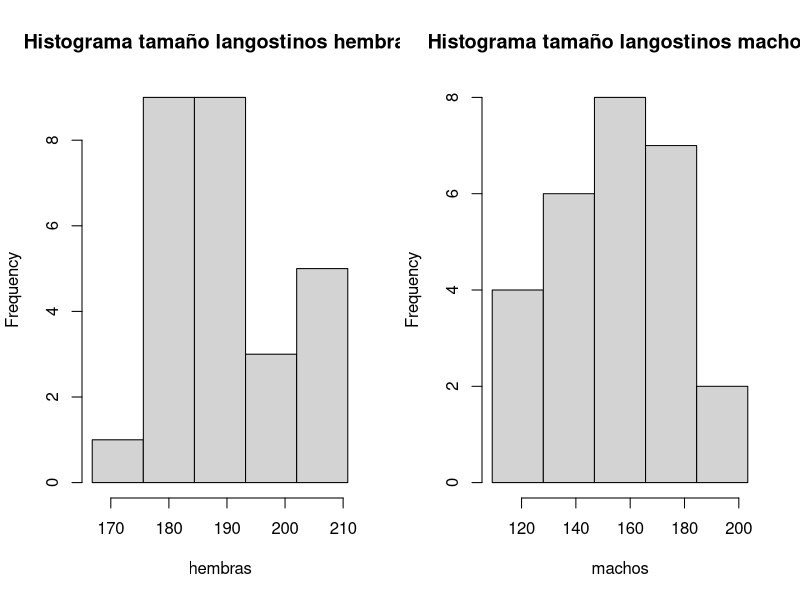
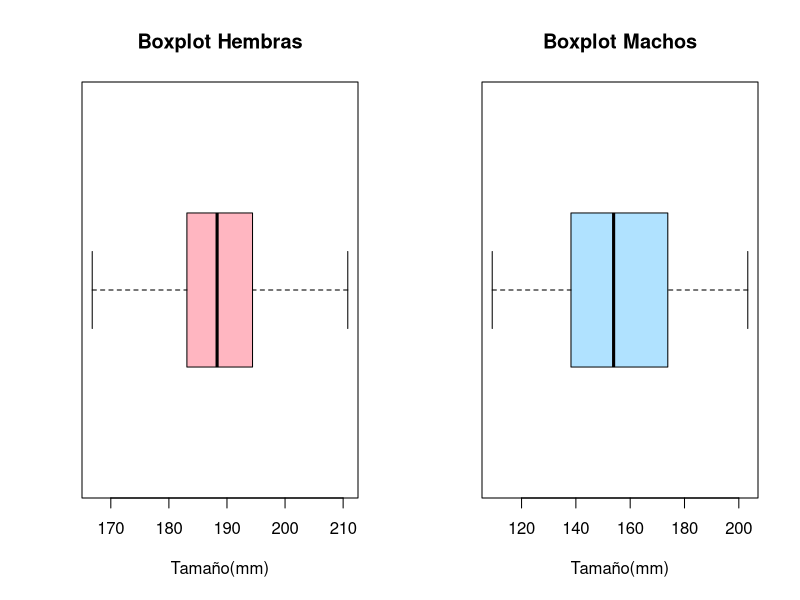
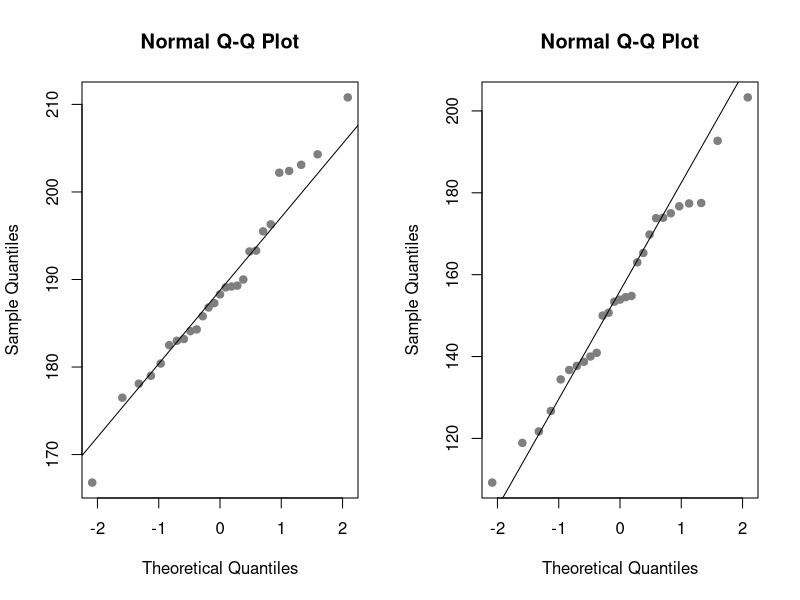
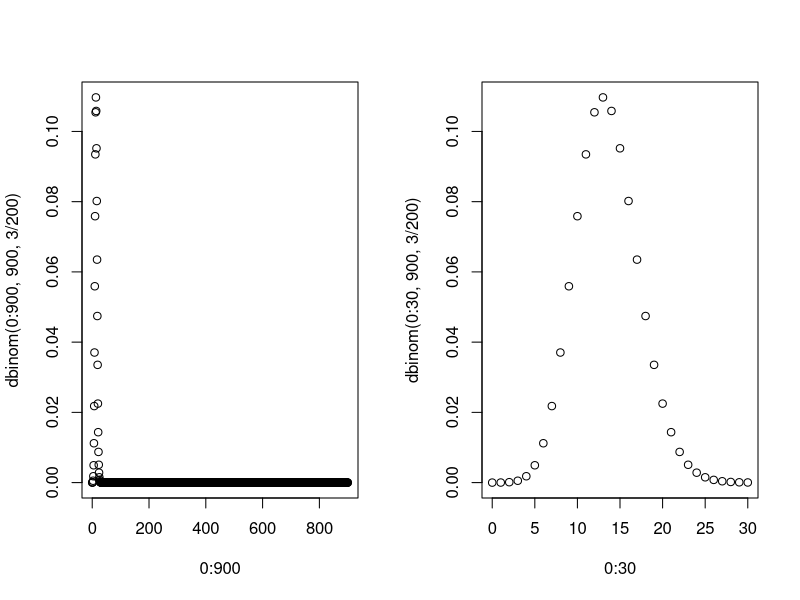
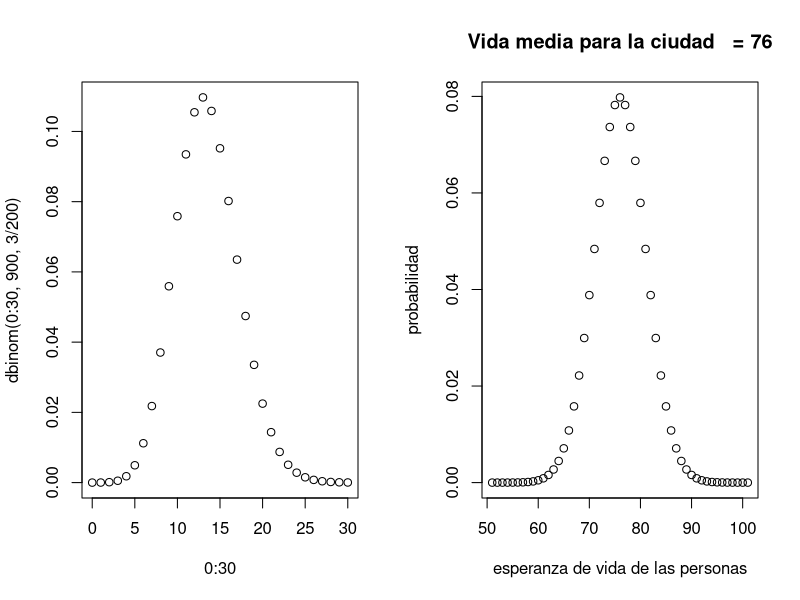
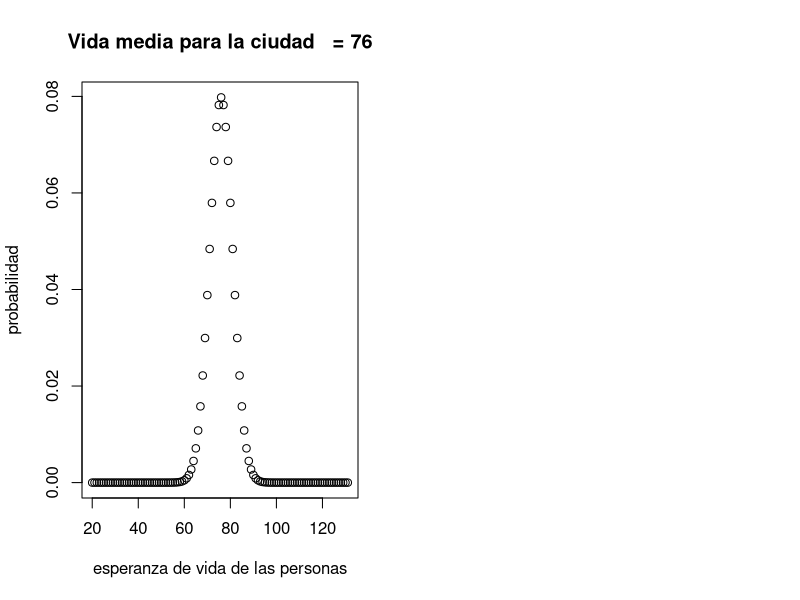

Write R code to recreate these figures, in order.
## ---- chunk 1
knitr::opts_chunk$set(echo = TRUE)
## ---- chunk 2
hembras<- c(183.2, 182.5, 166.8, 184.1, 190.0, 196.3, 183.0,	178.1, 193.3, 204.3, 193.2, 187.3,176.5, 180.4, 185.8, 179.0, 184.3, 189.3, 188.3, 189.2, 195.5, 186.8, 189.1, 202.4, 202.2,203.1,210.8)
machos<- c(140.9, 173.9, 118.9, 121.7, 177.4, 140.0, 173.8, 154.8, 192.7, 154.5, 177.5, 134.4, 109.2, 153.4, 175.0, 150.7, 138.7, 169.8, 203.3,	136.7, 153.9, 163.0, 165.3, 176.7, 137.7, 126.7,	150.0) 

par(mfrow=c(1,2))



hist(hembras, breaks=seq(166.8,210.8,by=8.8), main="Histograma tamaño langostinos hembras")
hist(machos, breaks=seq(109.2,203.3,by=18.82), main="Histograma tamaño langostinos machos")

cat("Analisis: \n Machos: Presenta coeficiente de asimetria positiva lo que nos indica que la mayor concentración de datos está en los primeros intervalos, donde el que mayor concentracion tiene es el que comprende 146.84 - 165.66 ")


## ---- chunk 3

cat("La media de los machos es: ", mean(machos),", y su desviación estandar es: ", sd(machos))
cat("La media de las hembras es: ", mean(hembras),", y su desviación estandar es: ", sd(hembras))
cat("De esto podemos concluir que en promedio los langostinos hembra son mas grandes que los machos, además de que la desviación estandar de las hembras es menor lo que nos indica que varia menos el tamaño en hembras que en machos.")
## ---- chunk 4
z<- 1.98

mediaH<-mean(hembras)
nH<- length(hembras)
desviacionH<- sd(hembras)
errorstH<-desviacionH/sqrt(nH)

lim_infH<- mediaH-(z*errorstH)
lim_supH<- mediaH+(z*errorstH)


mediaM<-mean(machos)
nM<- length(machos)
desviacionM<- sd(machos)
errorstM<-desviacionM/sqrt(nM)

lim_infM<- mediaM-(z*errorstM)
lim_supM<- mediaM+(z*errorstM)

##interval_mM<- data.frame(nM,mediaM,desviacionM,errorstM,lim_infM,lim_supM)
##interval_mM
cat("El valor inferior del intervalo de confianza de la media de las hembras es:",lim_infH,".\nEl valor superior del intervalo de confianza de la media de las hembras es:",lim_supH)

cat("El valor inferior del intervalo de confianza de la media de los machos es:",lim_infM,".\nEl valor superior del intervalo de confianza de la media de los machos es:",lim_supM)

cat("Con base en el intervalo para la media que se calcularon podemos inferir que con un 97% de confianza la media real de la poblacion es para machos entre [145.677 - 163.255] y para hembras [185.32 - 192.812]")
## ---- chunk 5
boxplot(hembras, horizontal = TRUE, main = "Boxplot Hembras", xlab = "Tamaño(mm)", col = "#FFB6C1")
cat("INTERPRETACION: ")
boxplot(machos, horizontal = TRUE, main = "Boxplot Machos",  xlab = "Tamaño(mm)", col = "#B0E2FF")
cat("INTERPRETACION: ")
## ---- chunk 6
qqnorm(hembras, pch = 19, col = "gray50")
qqline(hembras)

qqnorm(machos, pch = 19, col = "gray50")
qqline(machos)
## ---- chunk 7

# Binomial 
# x# de billetes falsos
# p: 3/200 q: 197/200 n:900
# p(x<=25)
sum( dbinom(0:25,900,3/200))
plot(0:900, dbinom(0:900,900,3/200))
## ---- chunk 8

# Binomial 
# x# de billetes falsos
# p: 3/200 q: 197/200 n:900
# p(<=20x<=30)
sum( dbinom(0:30,900,3/200))-sum(dbinom(0:20,900,3/200))
plot(0:30, dbinom(0:30,900,3/200))
## ---- chunk 9
# Binomial 
# x# de billetes falsos
# p: 3/200 q: 197/200 n:900
# p(x>=10)
sum( dbinom(0:900,900,3/200))-sum(dbinom(0:10,900,3/200))
plot(0:30, dbinom(0:30,900,3/200))
## ---- chunk 10
# Normal 
# x= # de personas que superaran los 92 años
# media = 76 Varianza = 25
# p(x>92)
pnorm(92,76,5,lower.tail = FALSE)
plot(51:101,dnorm(51:101,76,5), main = "Vida media para la ciudad   = 76", xlab = "esperanza de vida de las personas", ylab = "probabilidad" )
## ---- chunk 11
# Normal 
# x= # de personas que viviran menos de 55 o mas de 75 años
# media = 76 Varianza = 25
# p(55<X)+ p(X>75)
pnorm(75,76,5,lower.tail = FALSE) + pnorm(55,76,5)
plot(20:131,dnorm(20:131,76,5), main = "Vida media para la ciudad   = 76", xlab = "esperanza de vida de las personas", ylab = "probabilidad" )
